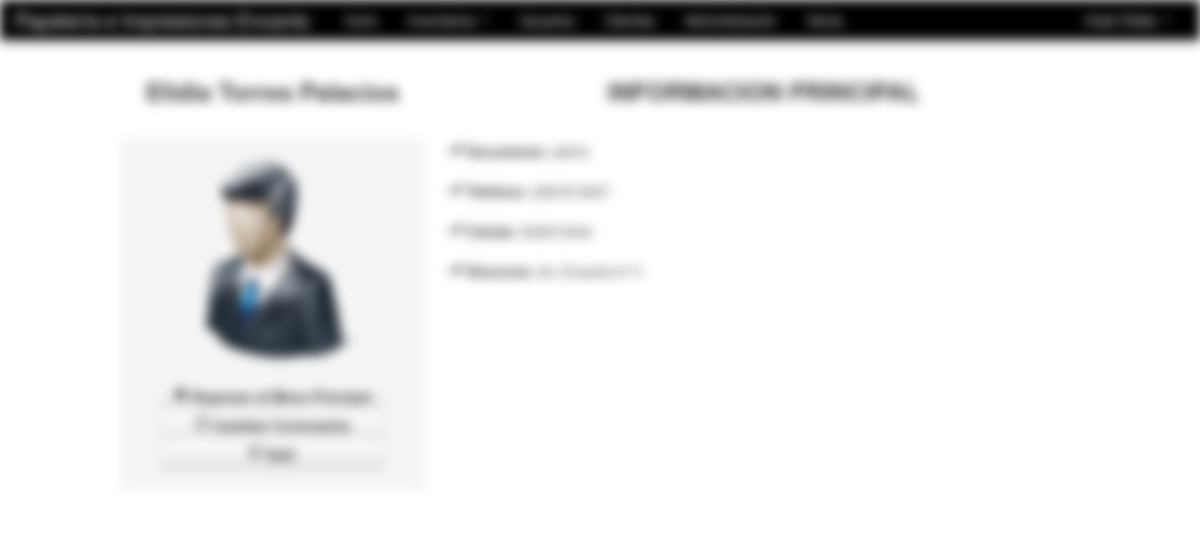
Screenshot of /perfil.php (signed in) with the database file from the repository.
### tables this page shows
CREATE TABLE IF NOT EXISTS `persona` (
`idPersona` int(11) NOT NULL,
  `doc` varchar(30) NOT NULL,
  `nom` varchar(25) NOT NULL,
  `ape` varchar(40) NOT NULL,
  `fecha` date NOT NULL,
  `tel` varchar(15) NOT NULL,
  `cel` varchar(15) NOT NULL,
  `sexo` varchar(10) NOT NULL,
  `dir` varchar(40) NOT NULL,
  `nota` varchar(50) NOT NULL,
  `fechar` date NOT NULL,
  `estado` varchar(20) NOT NULL,
  `empresa_idEmpresa` int(11) NOT NULL
);

### Modulos/php_conexion.php (called while the page is built, shortened)
<?php
	function limpiar($tags){
		$tags = strip_tags($tags);
		return $tags;
	}
?>

### perfil.php (the view, shortened to what this page needs)
<?php
	include_once "Modulos/php_conexion.php";
	include_once "class/class.php";
	$documento=limpiar($_SESSION['cod_user']);
	$paaw=mysql_query("SELECT * FROM persona WHERE doc='$documento'");
	if($rwow=mysql_fetch_array($paaw)){
		$nombre=$rwow['nom'].' '.$rwow['ape'];
		$tel=$rwow['tel'];		$cel=$rwow['cel'];	$dir=$rwow['dir'];
	}
?>
<!DOCTYPE html>
<html lang="es">
  <head>
    <link href="css/bootstrap.css" rel="stylesheet">
    <link href="css/bootstrap-responsive.css" rel="stylesheet">
  </head>
  <body>
	<?php
			include_once "menu/m_principal.php";
	?>
    <div align="center">
    <table width="80%">
      <tr>
        <td>
        	<div class="row-fluid">
                <div class="span4" align="center">
					<h3 align="center"><?php echo $nombre; ?></h3><br>
                	<div class="well">
						<?php
                            if (file_exists("usuarios/".$_SESSION['cod_user'].".jpg")){
                                echo '<img src="usuarios/'.$_SESSION['cod_user'].'.jpg" width="200" height="200" class="img-polaroid img-polaroid">';
                            }else{
                                echo '<img src="usuarios/defecto.png" width="200" height="200">';
                            }
                        ?>
                        <br><br>
                        <div class="btn-group btn-group-vertical">
	                        <a href="Principal.php" class="btn"><strong><i class="icon-home"></i> Regresar al Menu Principal</strong></a>
                            <a href="cambiar_contra.php" class="btn"><strong><i class="icon-refresh"></i> Cambiar Contraseña</strong></a>
                            <a href="php_cerrar.php" class="btn"><strong><i class="icon-off"></i> Salir</strong></a>
                        </div>
                    </div>
                </div>
                <div class="span8">
                	<h3 align="center">INFORMACION PRINCIPAL</h3><br>
                	<strong><i class="icon-ok"></i> Documento: </strong> <?php echo $documento; ?><br><br>
                    <strong><i class="icon-ok"></i> Telefono: </strong> <?php echo $tel; ?><br><br>
					<strong><i class="icon-ok"></i> Celular: </strong> <?php echo $cel; ?><br><br>
                    <strong><i class="icon-ok"></i> Direccion: </strong> <?php echo $dir; ?><br><br>
                </div>
            </div>
        </td>
      </tr>
    </table>
    </div>
  </body>
</html>

### perfil.php (style rules this page uses)
body { padding-top: 60px; padding-bottom: 40px; }

### rows the page displays
persona: nombre "Elidia Torres Palacios", tel "2281813637", cel "823610444", dir "Av. Encanto # 71"

### other values shown
$_SESSION['user_name'] "Elidia"
$documento "admin"
